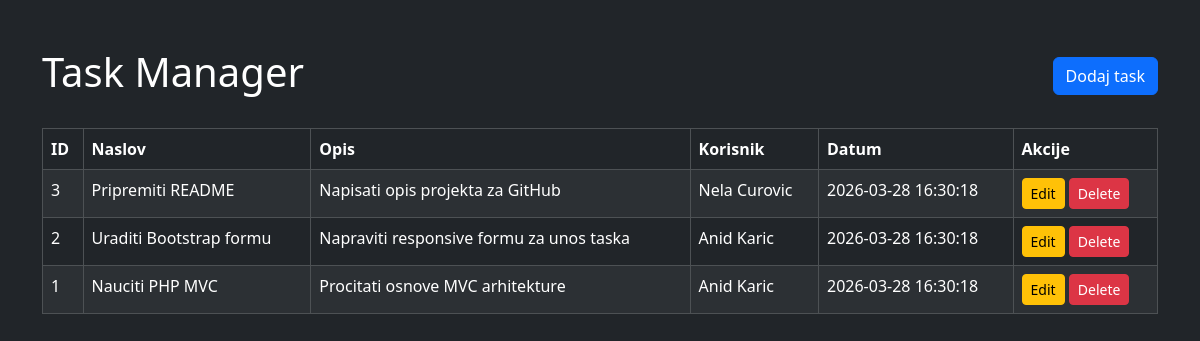
Screenshot of /mvc-task-manager/public/index.php with the database file from the repository.
### tables this page shows
CREATE TABLE `tasks` (
  `id` int(11) NOT NULL,
  `title` varchar(150) NOT NULL,
  `description` text NOT NULL,
  `user_id` int(11) NOT NULL,
  `created_at` timestamp NOT NULL DEFAULT current_timestamp()
);

CREATE TABLE `users` (
  `id` int(11) NOT NULL,
  `name` varchar(100) NOT NULL,
  `email` varchar(100) NOT NULL
);

### mvc-task-manager/controllers/TaskController.php (called while the page is built, shortened)
<?php
require_once __DIR__ . '/../models/Task.php';
class TaskController {
    private $taskModel;
    public function __construct() {
        $this->taskModel = new Task();
    }
    public function index() {
        $tasks = $this->taskModel->getAllTasks();
        require_once __DIR__ . '/../views/tasks/index.php';
    }
}
?>

### mvc-task-manager/config/Database.php (called while the page is built, shortened)
<?php
class Database {
    private $host = "localhost";
    private $dbname = "mvc_task_manager";
    private $username = "root";
    private $password = "";
    public function connect() {
        $conn = new mysqli($this->host, $this->username, $this->password, $this->dbname);
        return $conn;
    }
}
?><?php

### mvc-task-manager/models/Task.php (called while the page is built, shortened)
<?php
require_once __DIR__ . '/../config/Database.php';
class Task {
    private $conn;
    public function __construct() {
        $database = new Database();
        $this->conn = $database->connect();
    }
    public function getAllTasks() {
        $sql = "SELECT tasks.*, users.name AS user_name
                FROM tasks
                INNER JOIN users ON tasks.user_id = users.id
                ORDER BY tasks.id DESC";
        return $this->conn->query($sql);
    }
}
?>

### mvc-task-manager/views/tasks/index.php (the view, shortened to what this page needs)
<!DOCTYPE html>
<html lang="en">
<head>
    <link href="https://cdn.jsdelivr.net/npm/bootstrap@5.3.3/dist/css/bootstrap.min.css" rel="stylesheet">
</head>
<body class="bg-dark text-white">
<div class="container mt-5">
    <div class="d-flex justify-content-between align-items-center mb-4">
        <h1>Task Manager</h1>
        <a href="index.php?action=create" class="btn btn-primary">Dodaj task</a>
    </div>
    <table class="table table-dark table-striped table-bordered">
        <thead>
            <tr>
                <th>ID</th>
                <th>Naslov</th>
                <th>Opis</th>
                <th>Korisnik</th>
                <th>Datum</th>
                <th>Akcije</th>
            </tr>
        </thead>
        <tbody>
            <?php while($row = $tasks->fetch_assoc()): ?>
                <tr>
                    <td><?= $row['id']; ?></td>
                    <td><?= $row['title']; ?></td>
                    <td><?= $row['description']; ?></td>
                    <td><?= $row['user_name']; ?></td>
                    <td><?= $row['created_at']; ?></td>
                    <td>
                        <a href="index.php?action=edit&id=<?= $row['id']; ?>" class="btn btn-warning btn-sm">Edit</a>
                        <a href="index.php?action=delete&id=<?= $row['id']; ?>"
                           class="btn btn-danger btn-sm"
                           onclick="return confirm('Jesi li siguran da želiš obrisati ovaj task?')">
                           Delete
                        </a>
                    </td>
                </tr>
            <?php endwhile; ?>
        </tbody>
    </table>
</div>
</body>
</html>

### mvc-task-manager/public/index.php (shortened to what this page needs)
<?php
require_once __DIR__ . '/../controllers/TaskController.php';
$controller = new TaskController();
$action = $_GET['action'] ?? 'index';
switch ($action) {
    default:
        $controller->index();
        break;
}
?>

### rows the page displays
tasks: id "3", title "Pripremiti README", description "Napisati opis projekta za GitHub", user.name "Nela Curovic", created_at "2026-03-28 16:30:18"
tasks: id "2", title "Uraditi Bootstrap formu", description "Napraviti responsive formu za unos taska", user.name "Anid Karic", created_at "2026-03-28 16:30:18"
tasks: id "1", title "Nauciti PHP MVC", description "Procitati osnove MVC arhitekture", user.name "Anid Karic", created_at "2026-03-28 16:30:18"
